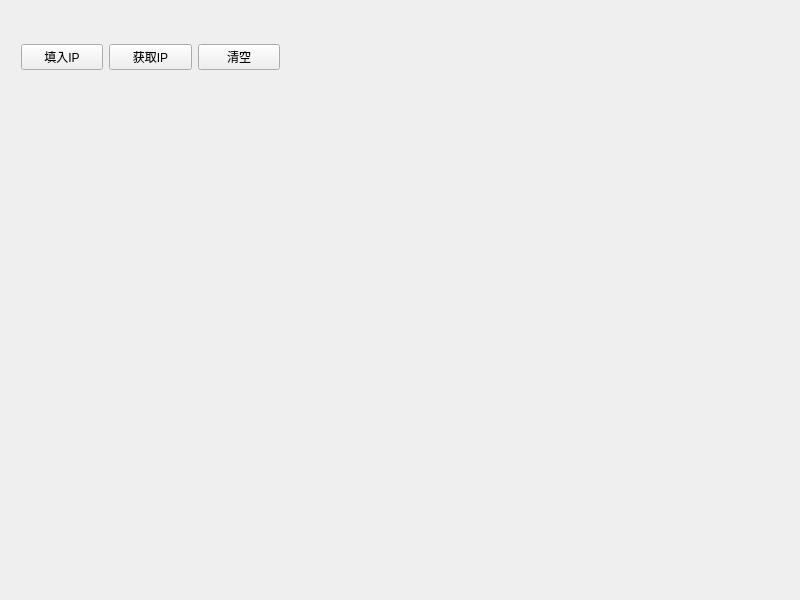
<?xml version="1.0" encoding="UTF-8"?>
<ui version="4.0">
 <class>frmIPAddress</class>
 <widget class="QWidget" name="frmIPAddress">
  <property name="geometry">
   <rect>
    <x>0</x>
    <y>0</y>
    <width>800</width>
    <height>600</height>
   </rect>
  </property>
  <property name="windowTitle">
   <string>Form</string>
  </property>
  <widget class="QWidget" name="layoutWidget">
   <property name="geometry">
    <rect>
     <x>10</x>
     <y>10</y>
     <width>281</width>
     <height>71</height>
    </rect>
   </property>
   <layout class="QGridLayout" name="gridLayout">
    <item row="0" column="0" colspan="3">
     <widget class="IPAddress" name="widgetIP" native="true"/>
    </item>
    <item row="1" column="0">
     <widget class="QPushButton" name="btnSetIP">
      <property name="text">
       <string>填入IP</string>
      </property>
     </widget>
    </item>
    <item row="1" column="1">
     <widget class="QPushButton" name="btnGetIP">
      <property name="text">
       <string>获取IP</string>
      </property>
     </widget>
    </item>
    <item row="1" column="2">
     <widget class="QPushButton" name="btnClear">
      <property name="text">
       <string>清空</string>
      </property>
     </widget>
    </item>
   </layout>
  </widget>
 </widget>
 <layoutdefault spacing="6" margin="11"/>
 <customwidgets>
  <customwidget>
   <class>IPAddress</class>
   <extends>QWidget</extends>
   <header>ipaddress.h</header>
   <container>1</container>
  </customwidget>
 </customwidgets>
 <resources/>
 <connections/>
</ui>
